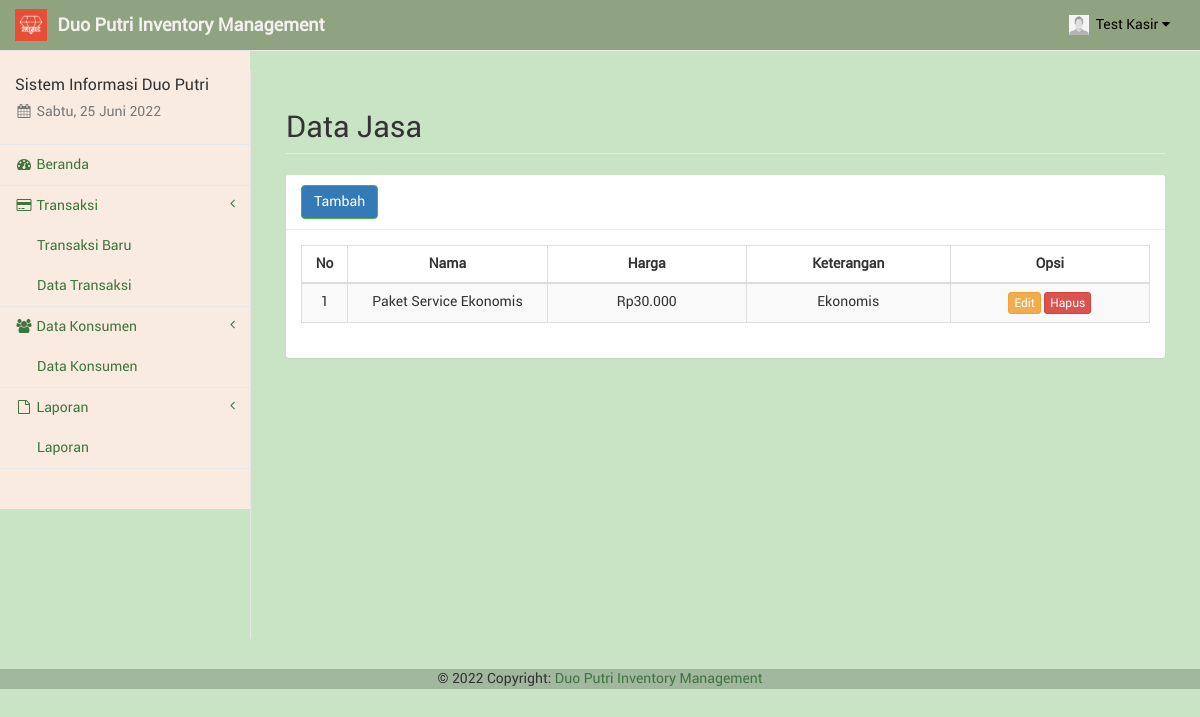
/kasir/jasa.php (signed in), run on an earlier commit of the app's database.
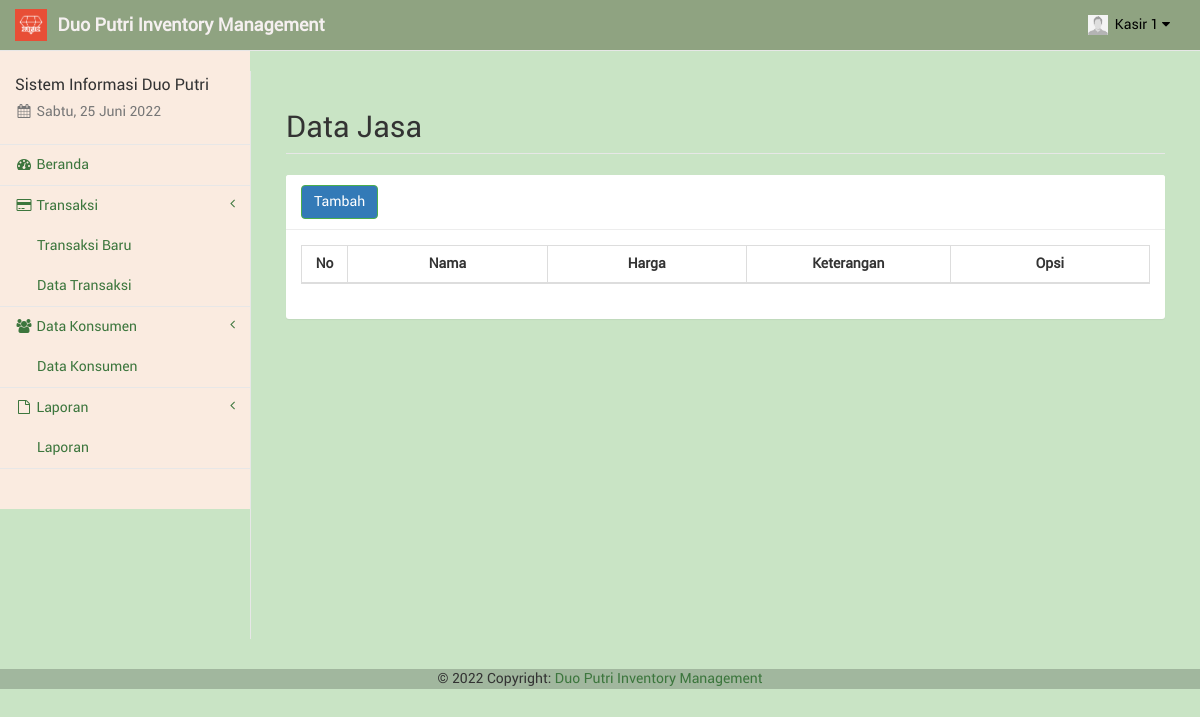
And on a later commit of the database.
### tables this page shows
CREATE TABLE `kasir` (
  `id_kasir` int(11) NOT NULL,
  `nama_kasir` varchar(50) NOT NULL,
  `telp_kasir` varchar(20) NOT NULL,
  `user_kasir` varchar(50) NOT NULL,
  `pass_kasir` varchar(100) NOT NULL,
  `foto_kasir` text NOT NULL,
  `id_adm` int(11) NOT NULL
);

CREATE TABLE `barangjasa` (
  `id_brg` int(11) NOT NULL,
  `nama` varchar(100) NOT NULL,
  `jenis` varchar(20) NOT NULL,
  `stok` varchar(10) NOT NULL,
  `harga` varchar(20) NOT NULL,
  `keterangan` text NOT NULL,
  `id_adm` int(11) NOT NULL
);

### kasir/sess_check.php (called while the page is built, shortened)
<?php
	$chk_sess = $_SESSION['kasir'];
	include("dist/config/koneksi.php");
	$sql_sess = "SELECT * FROM kasir WHERE id_kasir='". $chk_sess ."'";
	$ress_sess = mysqli_query($conn, $sql_sess);
	$row_sess = mysqli_fetch_array($ress_sess);
	$sess_kasirname = $row_sess['nama_kasir'];
	$sess_kasirfoto = $row_sess['foto_kasir'];
?>

### kasir/dist/function/format_rupiah.php (called while the page is built, shortened)
<?php
	function format_rupiah($rp) {
		$jumlah = number_format($rp, 0, ",", ".");
		$rupiah = "Rp". $jumlah;
		return $rupiah;
	}
?>

### kasir/jasa.php (the view, shortened to what the changed rows need)
<?php
include("sess_check.php");
include("layout_top.php");
include("dist/function/format_rupiah.php");
?>
<div id="page-wrapper" style="background-color: #C9E4C5;">
	<div class="container-fluid">
		<div class="row">
			<div class="col-lg-12">
				<h1 class="page-header">Data Jasa</h1>
			</div>
		</div>
		<div class="row">
			<div class="col-lg-12">
				<div class="panel panel-default">
					<div class="panel-body">
						<table class="table table-striped table-bordered table-hover" id="tabel-data">
							<thead>
								<tr>
									<th width="1%">No</th>
									<th width="10%">Nama</th>
									<th width="10%">Harga</th>
									<th width="10%">Keterangan</th>
									<th width="10%">Opsi</th>
								</tr>
							</thead>
							<tbody>
								<?php
								$i = 1;
								$sql = "SELECT * FROM barangjasa WHERE jenis='jasa' ORDER BY nama ASC";
								$ress = mysqli_query($conn, $sql);
								while ($data = mysqli_fetch_array($ress)) {
									echo '<tr>';
									echo '<td class="text-center">' . $i . '</td>';
									echo '<td class="text-center">' . $data['nama'] . '</td>';
									echo '<td class="text-center">' . format_rupiah($data['harga']) . '</td>';
									echo '<td class="text-center">' . $data['keterangan'] . '</td>';
									echo '<td class="text-center">
													  <a href="jasa_edit.php?js=' . $data['id_brg'] . '" class="btn btn-warning btn-xs">Edit</a>'; ?>
									<a href="jasa_hapus.php?js=<?php echo $data['id_brg']; ?>" onclick="return confirm('Apakah anda yakin akan menghapus <?php echo $data['nama']; ?>?');" class="btn btn-danger btn-xs">Hapus</a></td>
								<?php
									echo '</tr>';
									$i++;
								}
								?>
							</tbody>
						</table>
					</div>
				</div>
			</div>
		</div>
	</div>
</div>
<?php
include("layout_bottom.php");
?>

### kasir/layout_top.php (shortened to what the changed rows need)
<!DOCTYPE html>
<html lang="en">
<head>
	<link href="libs/bootstrap/dist/css/bootstrap.min.css" rel="stylesheet">
	<link href="libs/metisMenu/dist/metisMenu.min.css" rel="stylesheet">
	<link href="libs/datatables-plugins/integration/bootstrap/3/dataTables.bootstrap.css" rel="stylesheet">
	<link href="libs/datatables-responsive/css/dataTables.responsive.css" rel="stylesheet">
	<link href="dist/css/sb-admin-2.css" rel="stylesheet">
	<link href="dist/css/offline-font.css" rel="stylesheet">
	<link href="dist/css/custom.css" rel="stylesheet">
	<link href="libs/font-awesome/css/font-awesome.min.css" rel="stylesheet" type="text/css">
</head>
<body style="background-color: #C9E4C5 ;">
	<div id="wrapper" style="background-color: #C9E4C5;">
		<nav class="navbar navbar-default navbar-static-top" style="background-color: #8fa381 ;" role="navigation" style="margin-bottom: 0">
			<ul class="nav navbar-top-links navbar-right">
				<li class="dropdown dropdown-right">
					<a class="dropdown-toggle" style="color: black; " data-toggle="dropdown" href="#">
						<img src="../foto/<?php echo $sess_kasirfoto; ?>" width="20px" height="20px" padding="0px">&nbsp;&nbsp;<?php echo ucfirst($sess_kasirname); ?>&nbsp;<i class="fa fa-caret-down"></i>
					</a>
				</li>
			</ul>
		</nav>

What changed in the data, as far as the page shows it:
removed barangjasa: nama "Paket Service Ekonomis", harga "Rp30.000", keterangan "Ekonomis"
changed kasir: nama_kasir "Test Kasir" → "Kasir 1"
